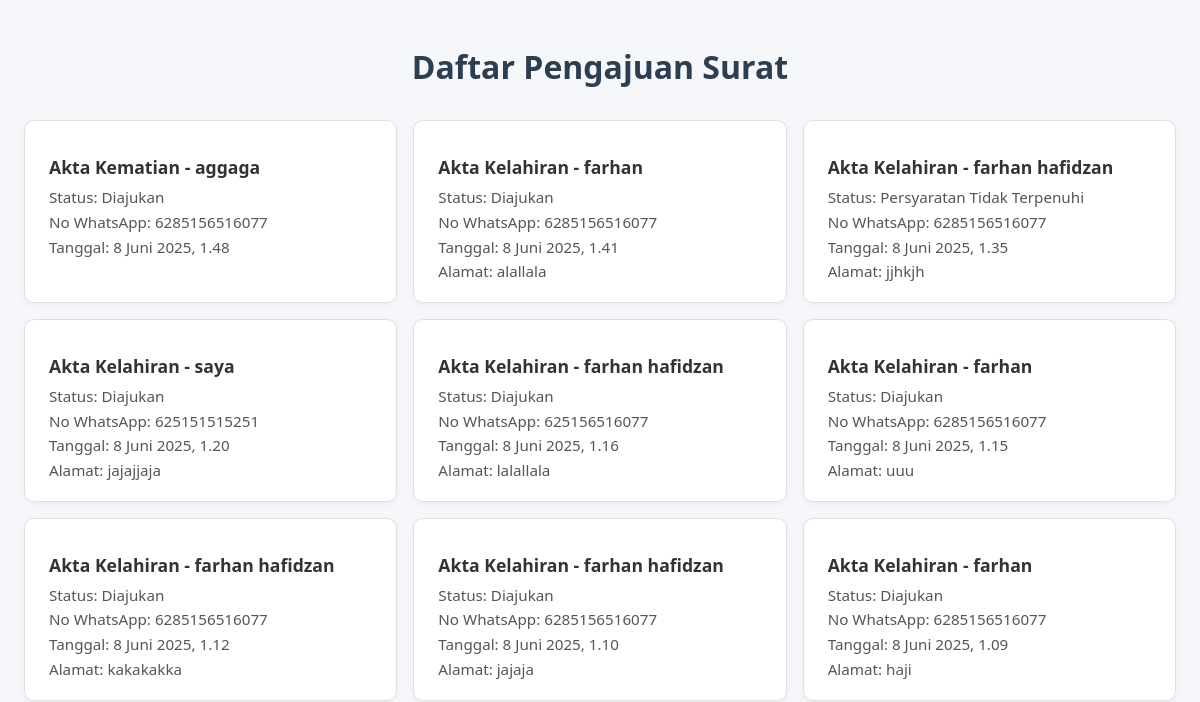
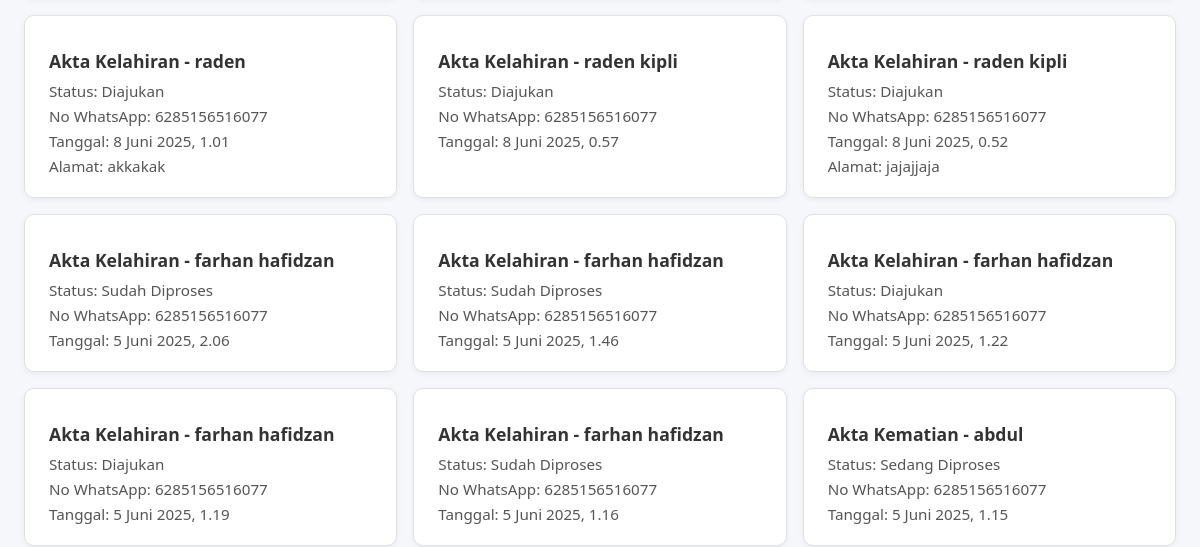
Page /semua/ (signed in, upper part) on the earlier database version (2 pictures, top to bottom).
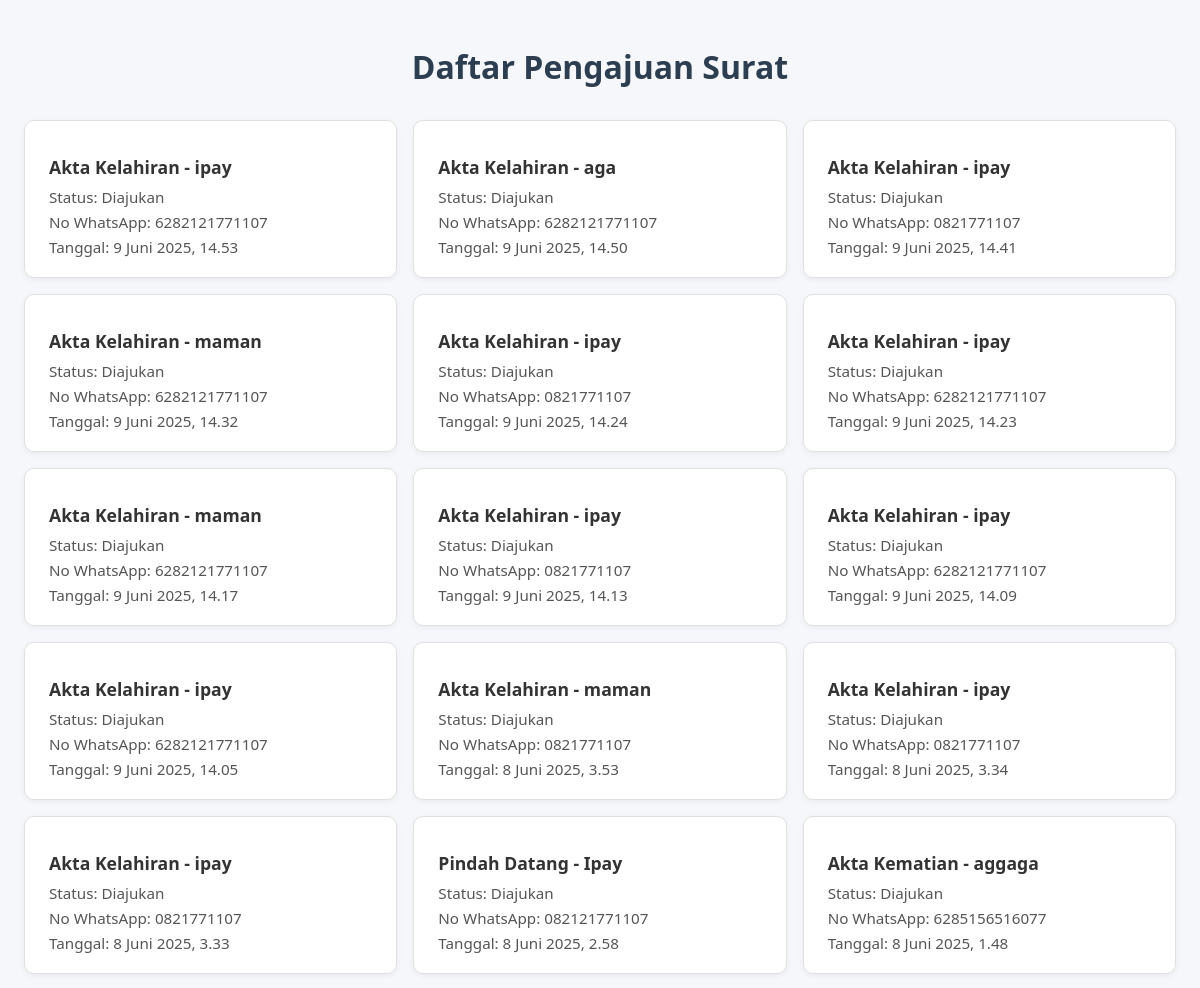
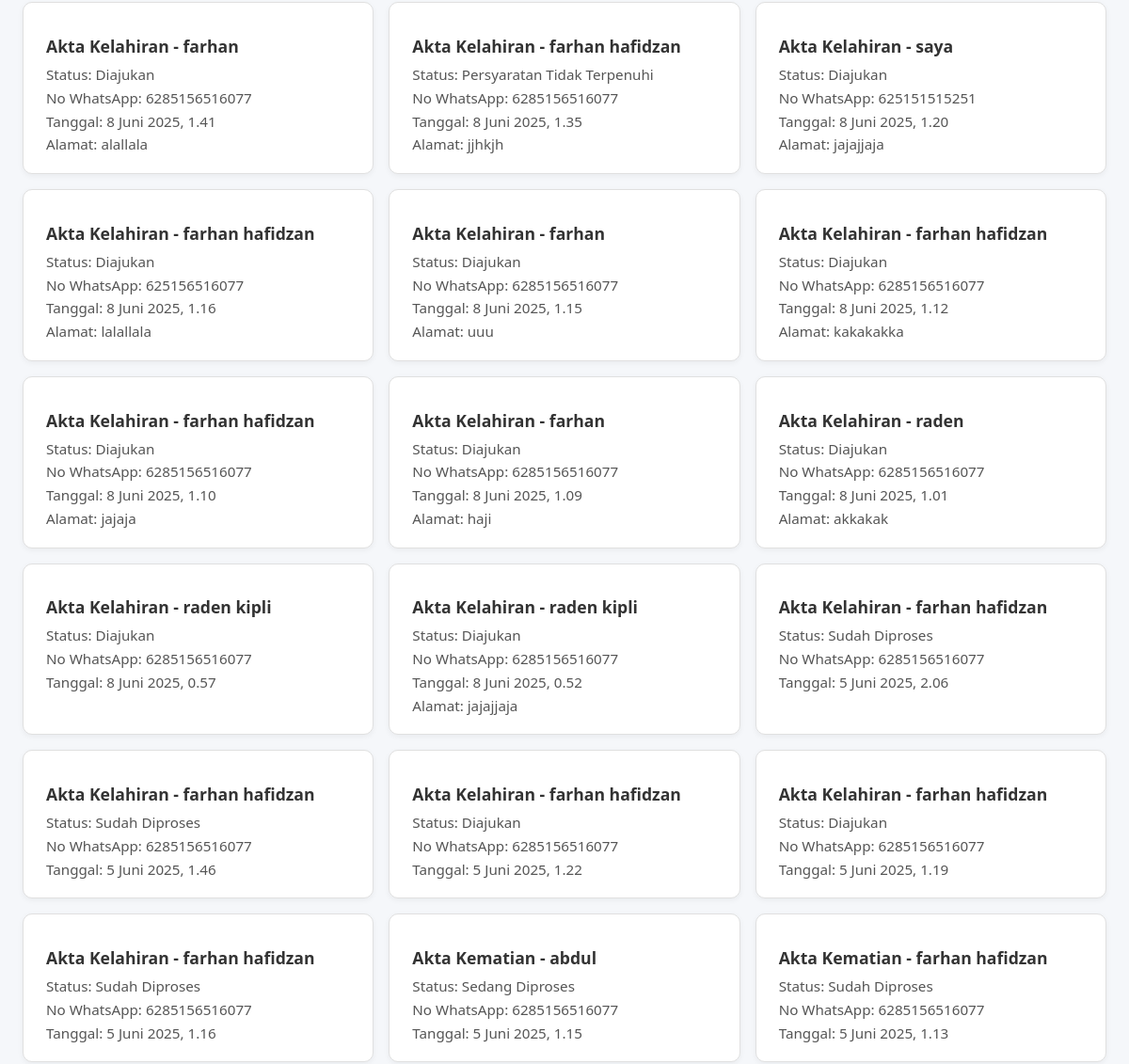
Same page on the later database version (2 pictures, top to bottom).
### kembang/models.py (models this page shows, shortened)
class AktaKematian(models.Model):
    user = models.ForeignKey(User, on_delete=models.CASCADE)
    nama_jenazah = models.CharField(max_length=100)
    nik_jenazah = models.CharField(max_length=16)
    tanggal_kematian = models.DateField()
    tempat_kematian = models.CharField(max_length=100)
    penyebab_kematian = models.CharField(max_length=255, blank=True, null=True)
    nama_pelapor = models.CharField(max_length=100)
    nik_pelapor = models.CharField(max_length=16)
    hubungan_pelapor = models.CharField(max_length=100)
    no_whatsapp = models.CharField(max_length=15, verbose_name="No. WhatsApp")  # tambahkan ini
    kk_jenazah = models.FileField(upload_to='akta_kematian/', blank=True, null=True)
    ktp_jenazah = models.FileField(upload_to='akta_kematian/', blank=True, null=True)
    surat_keterangan_kematian = models.FileField(upload_to='akta_kematian/', blank=True, null=True)
    surat_keterangan_rs = models.FileField(upload_to='akta_kematian/', blank=True, null=True)
    dokumen_pendukung_lainnya = models.FileField(upload_to='akta_kematian/', blank=True, null=True)
    tanggal_pengajuan = models.DateTimeField(auto_now_add=True)
    status = models.CharField(max_length=10, choices=STATUS_CHOICES, default='diajukan')
    hasil_surat = models.FileField(upload_to='hasil_surat/akta_kematian/', blank=True, null=True)

class AktaKelahiran(models.Model):
    user = models.ForeignKey(User, on_delete=models.CASCADE)
    nama_lengkap = models.CharField(max_length=100)
    tempat_lahir = models.CharField(max_length=100)
    tanggal_lahir = models.DateField()
    jenis_kelamin = models.CharField(max_length=10, choices=[('L', 'Laki-laki'), ('P', 'Perempuan')])
    nama_ayah = models.CharField(max_length=100)
    nama_ibu = models.CharField(max_length=100)
    alamat = models.TextField()
    status = models.CharField(max_length=20, choices=STATUS_CHOICES, default='diajukan')
    no_whatsapp = models.CharField(max_length=15, verbose_name="No. WhatsApp")
    tanggal_pengajuan = models.DateTimeField(auto_now_add=True)
    hasil_surat = models.FileField(upload_to='hasil_surat/akta_kelahiran/', blank=True, null=True)

class SKUPengajuan(models.Model):
    user = models.ForeignKey(User, on_delete=models.CASCADE)
    nama_lengkap = models.CharField(max_length=100)
    nik = models.CharField(max_length=16)
    no_whatsapp = models.CharField(max_length=15)
    npwp = models.CharField(max_length=50, blank=True, null=True)  # jadi bisa kosong
    surat_pengantar = models.FileField(upload_to='SKU/surat_pengantar/')
    surat_permohonan = models.FileField(upload_to='SKU/surat_permohonan/')
    foto_ktp = models.ImageField(upload_to='SKU/foto_ktp/')
    foto_kk = models.ImageField(upload_to='SKU/foto_kk/')
    surat_kuasa = models.ImageField(upload_to='SKU/surat_kuasa/', blank=True, null=True)
    status = models.CharField(max_length=20, choices=STATUS_CHOICES, default='diajukan')
    hasil_surat = models.FileField(upload_to='SKU/hasil_surat/', blank=True, null=True)
    tanggal_pengajuan = models.DateTimeField(auto_now_add=True)

class DomisiliPengajuan(models.Model):
    user = models.ForeignKey(User, on_delete=models.CASCADE)
    nama_lengkap = models.CharField(max_length=100)
    nik = models.CharField(max_length=16)
    no_whatsapp = models.CharField(max_length=15)
    surat_pengantar = models.FileField(upload_to='domisili/surat_pengantar/')
    foto_ktp = models.ImageField(upload_to='domisili/foto_ktp/')
    foto_kk = models.ImageField(upload_to='domisili/foto_kk/')
    surat_permohonan = models.FileField(upload_to='domisili/surat_permohonan/')
    tanggal_pengajuan = models.DateTimeField(auto_now_add=True)
    status = models.CharField(max_length=20, choices=STATUS_CHOICES, default='diajukan')
    hasil_surat = models.FileField(upload_to='domisili/hasil_surat/', blank=True, null=True)

class SKTMPengajuan(models.Model):
    user = models.ForeignKey(User, on_delete=models.CASCADE)
    nama_lengkap = models.CharField(max_length=100)
    nik = models.CharField(max_length=16)
    no_whatsapp = models.CharField(max_length=15)
    surat_pengantar = models.FileField(upload_to='sktm/surat_pengantar/')
    foto_ktp = models.ImageField(upload_to='sktm/foto_ktp/')
    foto_kk = models.ImageField(upload_to='sktm/foto_kk/')
    surat_pernyataan = models.FileField(upload_to='sktm/surat_pernyataan/')
    tanggal_pengajuan = models.DateTimeField(auto_now_add=True)
    status = models.CharField(max_length=20, choices=STATUS_CHOICES, default='diajukan')
    hasil_surat = models.FileField(upload_to='sktm/hasil_surat/', blank=True, null=True)

class PindahDatang(models.Model):
    user = models.ForeignKey(User, on_delete=models.CASCADE)
    nama = models.CharField(max_length=100)
    nik = models.CharField(max_length=16)
    asal_daerah = models.CharField(max_length=100)
    tujuan_daerah = models.CharField(max_length=100)
    tanggal_pindah = models.DateField()
    alasan_pindah = models.TextField()
    kk_lama = models.FileField(upload_to='pindah_datang/kk_lama/')
    ktp = models.FileField(upload_to='pindah_datang/ktp/')
    surat_pengantar = models.FileField(upload_to='pindah_datang/surat_pengantar/')
    status = models.CharField(max_length=20, choices=STATUS_CHOICES, default='diajukan')
    no_whatsapp = models.CharField(max_length=15, verbose_name="No. WhatsApp")  # tambahkan ini
    tanggal_pengajuan = models.DateTimeField(auto_now_add=True)
    hasil_surat = models.FileField(upload_to='hasil_surat/akta_kematian/', blank=True, null=True)

### kembang/views.py (the view)
# urls.py: path('semua/', views.semua_pengajuan, name='semua_pengajuan'),
@user_passes_test(is_admin)
@staff_member_required
def semua_pengajuan(request):
    akta_kematian = AktaKematian.objects.all()
    akta_kelahiran = AktaKelahiran.objects.all()
    pindah_keluar = PindahKeluar.objects.all()
    pindah_datang = PindahDatang.objects.all()
    sktm = SKTMPengajuan.objects.all()
    domisili = DomisiliPengajuan.objects.all()
    sku = SKUPengajuan.objects.all()
    semua_surat = list(akta_kematian) + list(akta_kelahiran) + \
                  list(pindah_keluar) + list(pindah_datang) + list(sktm) + \
                  list(domisili) + list(sku)
    semua_surat.sort(key=get_tanggal, reverse=True)
    return render(request, 'surat/semua_pengajuan.html', {'semua_surat': semua_surat})

### kembang/views.py (called while the page is built)
def is_admin(user):
    return user.is_staff

def get_tanggal(obj):
    return (
        getattr(obj, 'tanggal_pengajuan', None) or
        getattr(obj, 'tanggal', None) or
        getattr(obj, 'tanggal_dibuat', None) or
        datetime.min  # fallback tanggal paling awal kalau semua None
    )

### kembang/templates/surat/semua_pengajuan.html (shortened to what this page needs)
<!DOCTYPE html>
<html lang="id">
<head>
  <link href="https://unpkg.com/aos@2.3.1/dist/aos.css" rel="stylesheet">
</head>
<body>
  <h1>Daftar Pengajuan Surat</h1>
  <div class="card-container">
    {% for surat in semua_surat %}
      <div class="card" data-aos="fade-up" data-aos-delay="{{ forloop.counter0|add:1 }}00">
        <h3>
          {% if surat.jenis_surat %}
            {{ surat.nama }} - {{ surat.get_jenis_surat_display }}
          {% elif surat.nama_jenazah %}
            Akta Kematian - {{ surat.nama_jenazah }}
          {% elif surat.nama_lengkap %}
            Akta Kelahiran - {{ surat.nama_lengkap }}
          {% elif surat.asal_daerah %}
            {% if surat.kk_lama %}
              Pindah Datang - {{ surat.nama }}
            {% else %}
              Pindah Keluar - {{ surat.nama }}
            {% endif %}
          {% elif surat.nama_lengkap and surat.npwp %}
            SKU - {{ surat.nama_lengkap }}
          {% else %}
            {{ surat.nama }}
          {% endif %}
        </h3>
        <p>Status: {{ surat.get_status_display }}</p>
        <p>No WhatsApp: {{ surat.no_whatsapp }}</p>
        <p>Tanggal:
          {% if surat.tanggal_pengajuan %}{{ surat.tanggal_pengajuan }}
          {% elif surat.tanggal %}{{ surat.tanggal }}
          {% elif surat.tanggal_dibuat %}{{ surat.tanggal_dibuat }}
          {% else %}Tidak diketahui
          {% endif %}
        </p>
        {% if surat.alamat %}
          <p>Alamat: {{ surat.alamat }}</p>
        {% endif %}
      </div>
    {% empty %}
      <p class="empty-message">Tidak ada pengajuan surat.</p>
    {% endfor %}
  </div>
</body>
</html>

Differences in the rows shown:
added DomisiliPengajuan: nama_lengkap "ipay", status "Diajukan", no_whatsapp "6282121771107", tanggal_pengajuan "9 Juni 2025, 14.53"
added DomisiliPengajuan: nama_lengkap "aga", status "Diajukan", no_whatsapp "6282121771107", tanggal_pengajuan "9 Juni 2025, 14.50"
added DomisiliPengajuan: nama_lengkap "ipay", status "Diajukan", no_whatsapp "0821771107", tanggal_pengajuan "9 Juni 2025, 14.41"
added DomisiliPengajuan: nama_lengkap "maman", status "Diajukan", no_whatsapp "6282121771107", tanggal_pengajuan "9 Juni 2025, 14.32"
added DomisiliPengajuan: nama_lengkap "ipay", status "Diajukan", no_whatsapp "0821771107", tanggal_pengajuan "9 Juni 2025, 14.24"
added DomisiliPengajuan: nama_lengkap "ipay", status "Diajukan", no_whatsapp "6282121771107", tanggal_pengajuan "9 Juni 2025, 14.23"
added DomisiliPengajuan: nama_lengkap "maman", status "Diajukan", no_whatsapp "6282121771107", tanggal_pengajuan "9 Juni 2025, 14.17"
added DomisiliPengajuan: nama_lengkap "ipay", status "Diajukan", no_whatsapp "0821771107", tanggal_pengajuan "9 Juni 2025, 14.13"
added DomisiliPengajuan: nama_lengkap "ipay", status "Diajukan", no_whatsapp "6282121771107", tanggal_pengajuan "9 Juni 2025, 14.09"
added DomisiliPengajuan: nama_lengkap "ipay", status "Diajukan", no_whatsapp "6282121771107", tanggal_pengajuan "9 Juni 2025, 14.05"
added DomisiliPengajuan: nama_lengkap "maman", status "Diajukan", no_whatsapp "0821771107", tanggal_pengajuan "8 Juni 2025, 3.53"
added DomisiliPengajuan: nama_lengkap "ipay", status "Diajukan", no_whatsapp "0821771107", tanggal_pengajuan "8 Juni 2025, 3.34"
added DomisiliPengajuan: nama_lengkap "ipay", status "Diajukan", no_whatsapp "0821771107", tanggal_pengajuan "8 Juni 2025, 3.33"
added PindahDatang: nama "Ipay", status "Diajukan", no_whatsapp "082121771107", tanggal_pengajuan "8 Juni 2025, 2.58"
now on this page (row unchanged): AktaKematian: nama_jenazah "farhan hafidzan", status "Sudah Diproses", no_whatsapp "6285156516077", tanggal_pengajuan "5 Juni 2025, 1.13"
